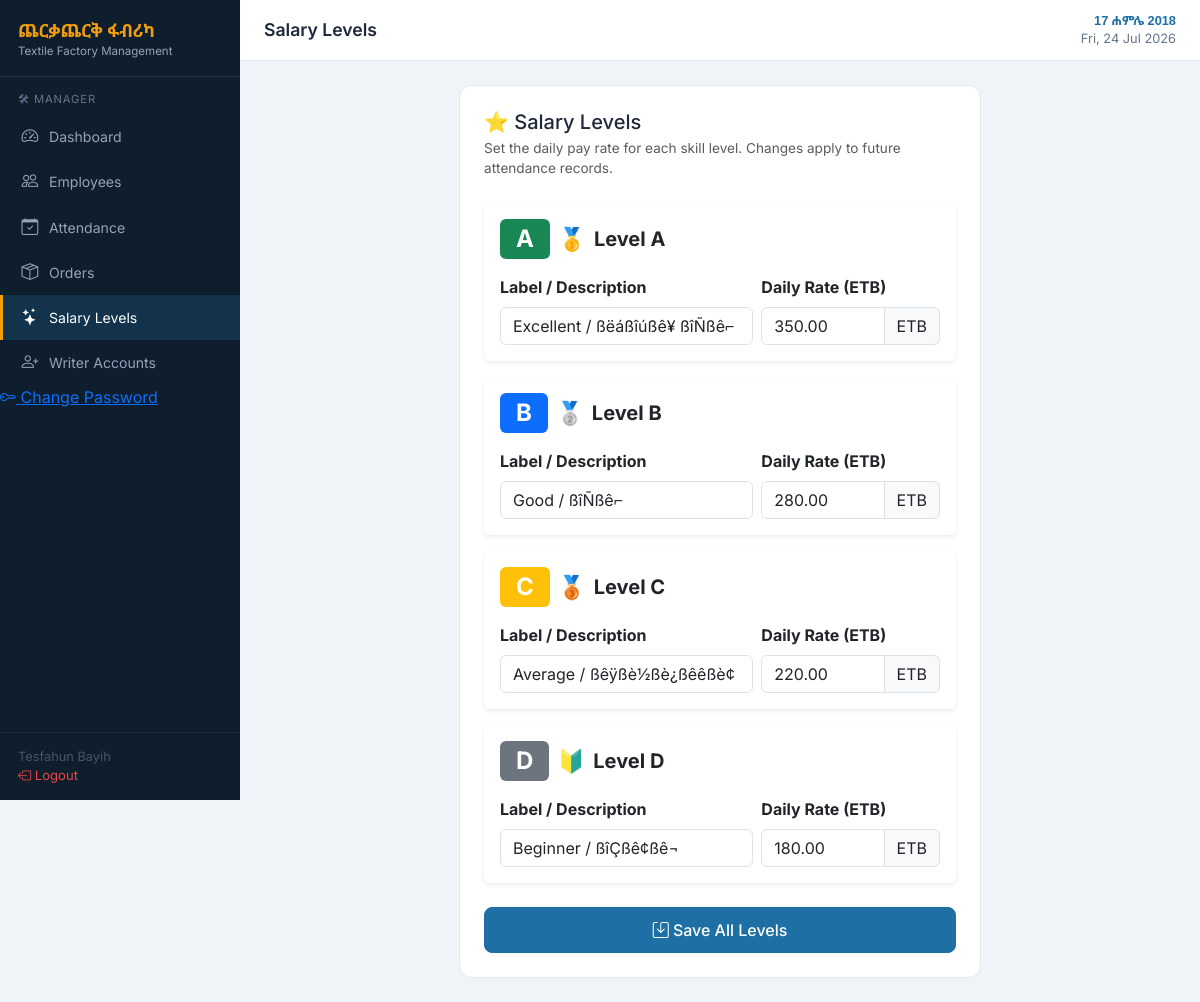
The page /manager/levels.php (signed in) on the database its author committed.
### tables this page shows
CREATE TABLE `salary_levels` (
  `id` int(11) NOT NULL AUTO_INCREMENT,
  `level` char(1) NOT NULL,
  `label` varchar(100) NOT NULL,
  `daily_rate` decimal(10,2) NOT NULL,
  `updated_at` timestamp NOT NULL DEFAULT current_timestamp() ON UPDATE current_timestamp(),
  PRIMARY KEY (`id`),
  UNIQUE KEY `level` (`level`)
);

### includes/functions.php (called while the page is built, shortened)
<?php
function getAllLevels($pdo) {
    $rows = $pdo->query("SELECT * FROM salary_levels ORDER BY level")->fetchAll();
    $out = [];
    foreach ($rows as $r) $out[$r['level']] = $r;
    return $out;
}
function sanitize($v) {
    return htmlspecialchars(trim((string)$v), ENT_QUOTES, 'UTF-8');
}

### manager/levels.php (the view, shortened to what this page needs)
<?php
require_once __DIR__ . '/../config/db.php';
require_once __DIR__ . '/../includes/functions.php';
$levels = getAllLevels($pdo);
include __DIR__ . '/../includes/header.php';
?>
<div class="row justify-content-center">
<div class="col-lg-7">
  <div class="table-card p-4">
    <h5 class="mb-1">⭐ Salary Levels</h5>
    <p class="text-muted mb-4" style="font-size:.85rem">Set the daily pay rate for each skill level. Changes apply to future attendance records.</p>
    <form method="POST">
      <?php foreach (['A','B','C','D'] as $lv):
        $lvData = $levels[$lv] ?? ['label'=>'','daily_rate'=>0];
        $colors = ['A'=>'success','B'=>'primary','C'=>'warning','D'=>'secondary'];
        $icons  = ['A'=>'🥇','B'=>'🥈','C'=>'🥉','D'=>'🔰'];
      ?>
      <div class="card mb-3 border-0 shadow-sm">
        <div class="card-body">
          <div class="d-flex align-items-center gap-2 mb-3">
            <span class="badge fs-4 bg-<?= $colors[$lv] ?> px-3 py-2"><?= $lv ?></span>
            <span style="font-size:1.4rem"><?= $icons[$lv] ?></span>
            <strong class="fs-5">Level <?= $lv ?></strong>
          </div>
          <div class="row g-2">
            <div class="col-md-7">
              <label class="form-label fw-bold">Label / Description</label>
              <input type="text" name="label_<?= $lv ?>" class="form-control"
                     value="<?= sanitize($lvData['label']) ?>" required
                     placeholder="e.g. Excellent Worker">
            </div>
            <div class="col-md-5">
              <label class="form-label fw-bold">Daily Rate (ETB)</label>
              <div class="input-group">
                <input type="number" name="rate_<?= $lv ?>" class="form-control form-control"
                       value="<?= number_format($lvData['daily_rate'], 2) ?>"
                       min="1" step="0.01" required>
                <span class="input-group-text">ETB</span>
              </div>
            </div>
          </div>
        </div>
      </div>
      <?php endforeach; ?>
      <button type="submit" class="btn btn-primary btn-lg w-100 mt-2">
        <i class="bi bi-save"></i> Save All Levels
      </button>
    </form>
  </div>
</div>
</div>
<?php include __DIR__ . '/../includes/footer.php'; ?>

### includes/header.php (style rules this page uses)
:root { --primary: #1d6fa4; --primary-d: #155a87; --accent: #f59e0b; --sidebar-w: 240px; --bg: #f0f4f8; --card-bg: #ffffff; --text: #1e293b; --muted: #64748b; --border: #e2e8f0; --success: #059669; --danger: #dc2626; --warning: #d97706; }
*, *::before, *::after { box-sizing: border-box; }
body { font-family: 'Inter', 'Noto Sans Ethiopic', sans-serif; background: var(--bg); color: var(--text); margin: 0; min-height: 100vh; }
.table-card { background: var(--card-bg); border-radius: 12px; padding: 0; border: 1px solid var(--border); overflow: hidden; }
.btn { font-size: .88rem; font-weight: 500; border-radius: 8px; }
.btn-lg { font-size: 1rem; padding: 10px 22px; }
.btn-primary { background: var(--primary); border-color: var(--primary); }

### rows shown on the page
salary_levels: label "Excellent / ßëáßîúßê¥ ßîÑßê⌐", daily_rate "350.00"
salary_levels: label "Good / ßîÑßê⌐", daily_rate "280.00"
salary_levels: label "Average / ßêÿßè½ßè¿ßêêßè¢", daily_rate "220.00"
salary_levels: label "Beginner / ßîÇßê¢ßê¬", daily_rate "180.00"

### other values the page prints
$user['name'] "Tesfahun Bayih"
$pageTitle "Salary Levels"
todayEthiopian() "17 ሐምሌ 2018"
$lv "A"
$icons[$lv] "🥇"
$lv "B"
$icons[$lv] "🥈"
$lv "C"
$icons[$lv] "🥉"
$lv "D"
$icons[$lv] "🔰"
